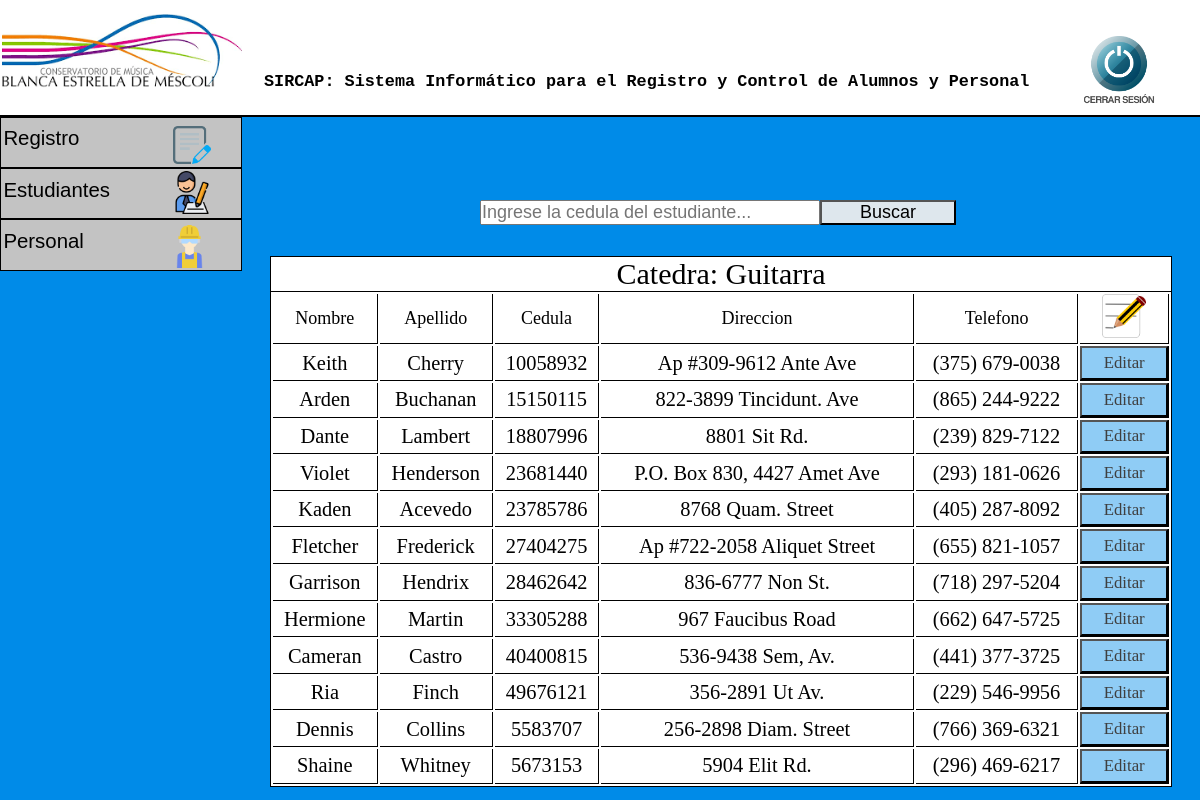
The page /usuario/gestion_de_estudiantes/catedraGuitarra.php (signed in) on the database its author committed.
### tables this page shows
CREATE TABLE `estudiantes` (
  `nombre` varchar(20) NOT NULL,
  `apellido` varchar(20) NOT NULL,
  `cedula` varchar(10) NOT NULL,
  `direccion` varchar(40) NOT NULL,
  `telefono` varchar(20) NOT NULL,
  `catedra` varchar(1) NOT NULL,
  `agrupacion` varchar(1) NOT NULL,
  `formacion` varchar(1) NOT NULL
);

### usuario/gestion_de_estudiantes/catedraGuitarra.php (the view, shortened to what this page needs)
  <?php
  include '../../php/conexion.php';
$sql="SELECT nombre,apellido,cedula,direccion,telefono FROM estudiantes WHERE catedra = 3";
$resultado=$conexion->query($sql);
?>
<!DOCTYPE html>
<html lang="es">
<link rel="stylesheet" type="text/css" href="../../css/index.css">
<head>
</head>
<body>
  <header>
    <h2 class="titulo"> SIRCAP: Sistema Informático para el Registro y Control de Alumnos  y  Personal </h2>
    <img src="../../img/conservatorio logo.png" class="logo">
    <a href="../../php/cierreSesion.php"><img src="../../img/cerrar.png" class="cerrar"></a>
  </header>
  <div id="menu">
    <ul>
      <li><a href="">Registro</a> <img id="registroBasico" src="../../img/registro.png">
      </li>
      <li><a href="">Estudiantes<img id="estudianteBasico" src="../../img/estudiante.png"></a>
      </li>
      <li><a href="">Personal<img id="personalBasico" src="../../img/obrero.png"></a>
      </li>
    </ul>
  </div>
<div>
      <form id="busqueda" method="POST" action="../../php/buscarEstudiante.php" name="busqueda" >
          <input id="barraBusqueda" maxlength="8" placeholder="Ingrese la cedula del estudiante..." name="busqueda" size="30" type="text" />
          <button id="botonBusqueda" type="submit" onclick="validacionBusqueda()">Buscar</button>
      </form>
  </div>
  <div class="tablaRegistro">
<table>
    <thead>
      <caption>Catedra: Guitarra</caption>
          <tr class="tituloTabla">
          <td>Nombre</td>
              <td>Apellido</td>
              <td>Cedula</td>
              <td>Direccion</td>
              <td>Telefono</td>
              <td class="columnaImagen"><img id="editarRegistro" src="../../img/editar.png"></td>
          </tr>
    </thead>
    <tbody>
        <?php
        while ($row=$resultado->fetch_assoc()) {
            ?>
            <tr>
                <td><?php echo $row['nombre'];?></td>
                <td><?php echo $row['apellido'];?></td>
                <td><?php echo $row['cedula'];?></td>
                <td><?php echo $row['direccion'];?></td>
                <td><?php echo $row['telefono'];?></td>
                <td>
                    <form method="POST" action="../../php/editarEstudiante.php">
                        <button type="submit"> Editar <input type="hidden" name="cedula" value="<?php echo $row['cedula']?>"> </button>
                    </form>
                </td>
            </tr>
        <?php
        }
        ?>
    </tbody>
</table>
  </div>
</body>
</html>

### css/index.css (style rules this page uses)
* { margin: 0; padding: 0; }
body { background-color: #008BE8; }
.titulo { font-family: Courier, monospace; font-size: 1.4vw; position: absolute; left: 22%; top: 9%; }
.logo { width: 20%; margin-left: 0.2%; }
header { background-color: white; border-bottom: 2px solid; }
.cerrar { position: absolute; left: 90%; top: 4.5%; width: 6.5%; }
#menu ul, li { list-style: none; margin: 0; padding: 0; }
#menu ul { position: relative; z-index: 597; float: left; }
#menu ul li { float: left; min-height: 1px; line-height: 1em; vertical-align: middle; }
#menu ul li { float: none; }
#menu { width: 20%; }
#menu span, #menu a { display: inline-block; font-family: Arial, Helvetica, sans-serif; font-size: 1.7vw; text-decoration: none; }
#menu:after, #menu ul:after { content: ''; display: block; clear: both; }
#menu ul, #menu li { width: 100%; }
#menu li { background: #C3C3C3; border: 1px solid black; }
#menu a { color: black; line-height: 160%; padding: 2% 15% 5% 1%; width: 25%; }
#registroBasico { width: 16%; position: absolute; left: 72%; top: 6%; }
#estudianteBasico { width: 18%; position: absolute; left: 71%; top: 35%; }
#personalBasico { width: 18%; position: absolute; left: 70%; top: 70%; }
#busqueda { position: absolute; left: 40%; top: 25%; }
#barraBusqueda { font-size: 1.5vw; }
#botonBusqueda { font-size: 1.5vw; position: absolute; width: 40%; background-color: #DEE7ED; }
.tablaRegistro { position: absolute; left: 22.5%; top: 32%; background-color: white; border:1px solid black; width: 75%; }
table { width: 100%; height: 15em; }
.tablaRegistro caption { font-size: 2.5vw; text-align: center; border-bottom: 1px solid black }
.tablaRegistro td { border-bottom: 1px solid black; text-align: center; font-size: 1.7vw; border-right: 1px solid black; height: 1.5em; }
.tituloTabla td { font-size: 1.5vw; text-align: center; border-bottom: 1px solid black; border-right: 1px solid black; }
.columnaImagen { width: 10%; }
#editarRegistro { width: 50%; }
table form button { font-size: 1.4vw; width: 100%; color: #3F3F3F; height: 2em; background-color: #008BE870; font-family: 'Arial Black'; }

### rows shown on the page
estudiantes: nombre "Keith", apellido "Cherry", cedula "10058932", direccion "Ap #309-9612 Ante Ave", telefono "(375) 679-0038"
estudiantes: nombre "Arden", apellido "Buchanan", cedula "15150115", direccion "822-3899 Tincidunt. Ave", telefono "(865) 244-9222"
estudiantes: nombre "Dante", apellido "Lambert", cedula "18807996", direccion "8801 Sit Rd.", telefono "(239) 829-7122"
estudiantes: nombre "Violet", apellido "Henderson", cedula "23681440", direccion "P.O. Box 830, 4427 Amet Ave", telefono "(293) 181-0626"
estudiantes: nombre "Kaden", apellido "Acevedo", cedula "23785786", direccion "8768 Quam. Street", telefono "(405) 287-8092"
estudiantes: nombre "Fletcher", apellido "Frederick", cedula "27404275", direccion "Ap #722-2058 Aliquet Street", telefono "(655) 821-1057"
estudiantes: nombre "Garrison", apellido "Hendrix", cedula "28462642", direccion "836-6777 Non St.", telefono "(718) 297-5204"
estudiantes: nombre "Hermione", apellido "Martin", cedula "33305288", direccion "967 Faucibus Road", telefono "(662) 647-5725"
estudiantes: nombre "Cameran", apellido "Castro", cedula "40400815", direccion "536-9438 Sem, Av.", telefono "(441) 377-3725"
estudiantes: nombre "Ria", apellido "Finch", cedula "49676121", direccion "356-2891 Ut Av.", telefono "(229) 546-9956"
estudiantes: nombre "Dennis", apellido "Collins", cedula "5583707", direccion "256-2898 Diam. Street", telefono "(766) 369-6321"
estudiantes: nombre "Shaine", apellido "Whitney", cedula "5673153", direccion "5904 Elit Rd.", telefono "(296) 469-6217"
